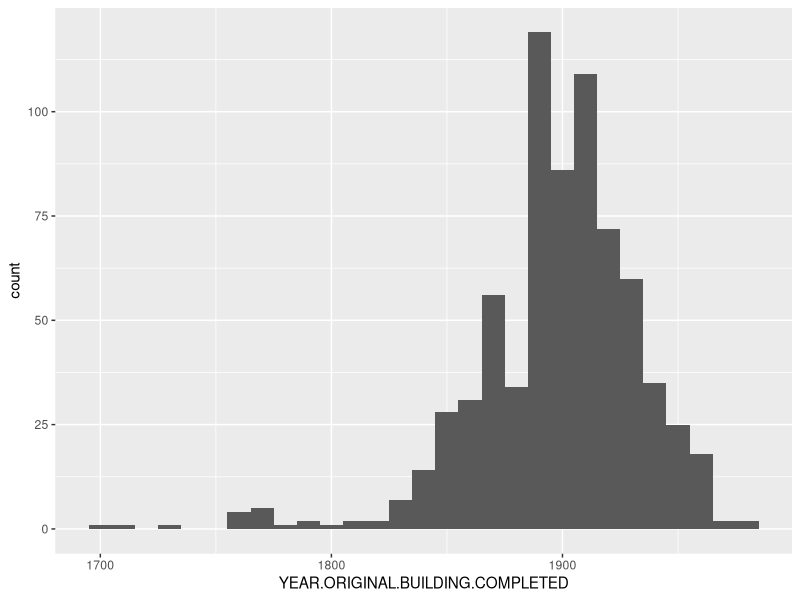
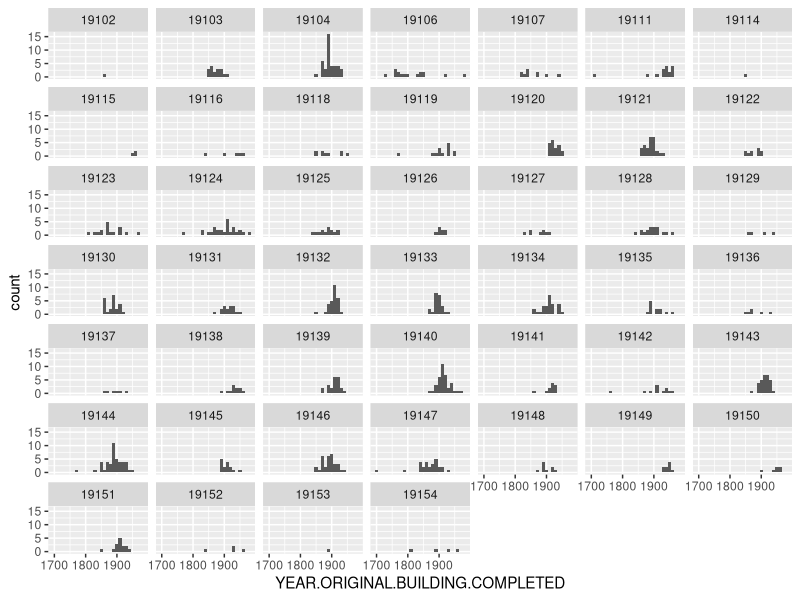
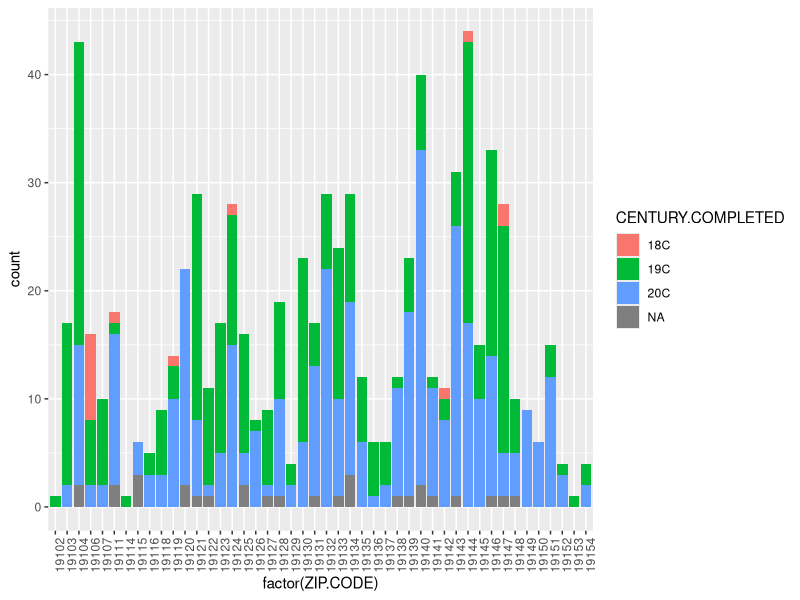
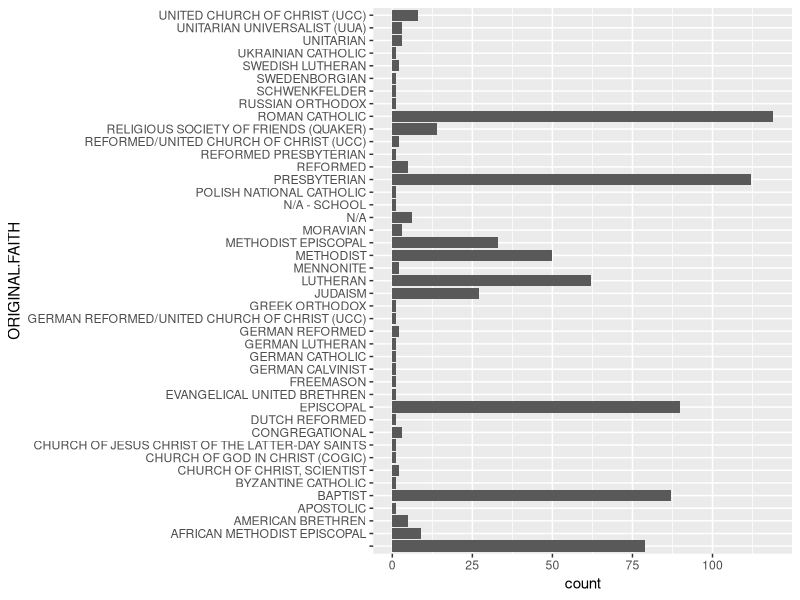
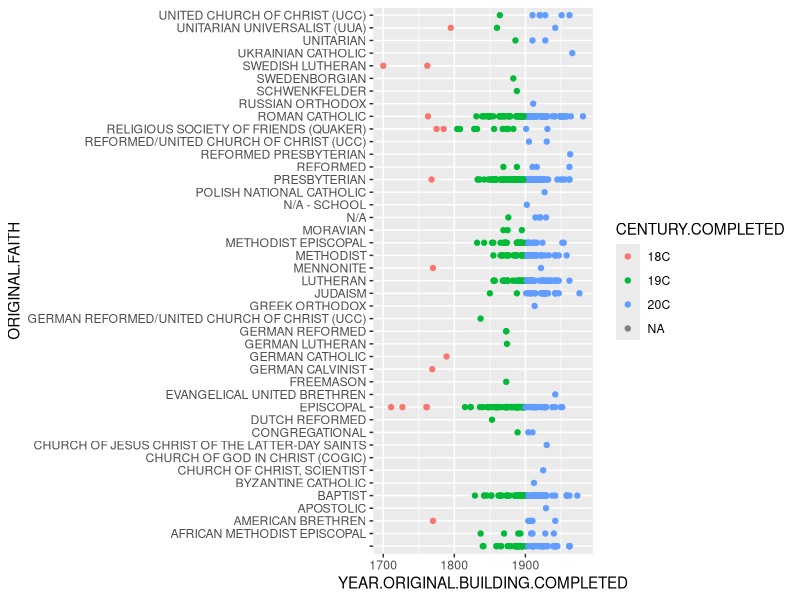
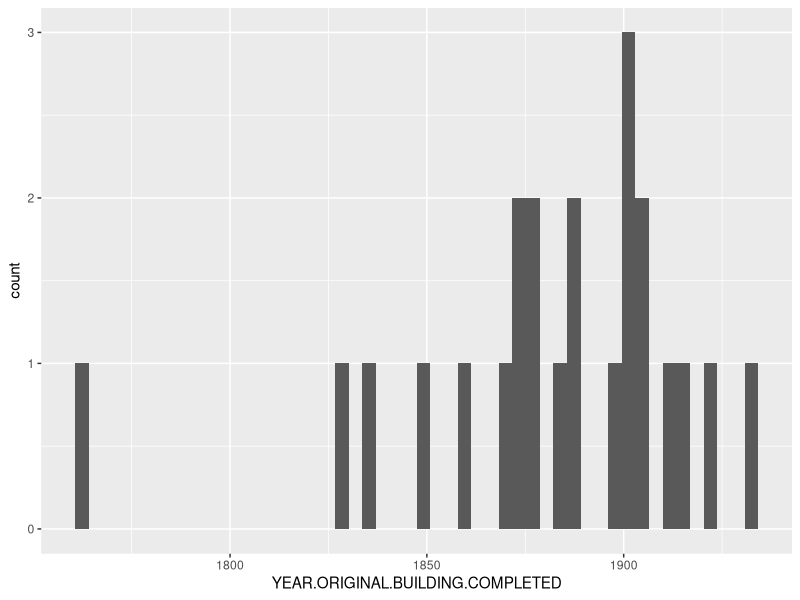
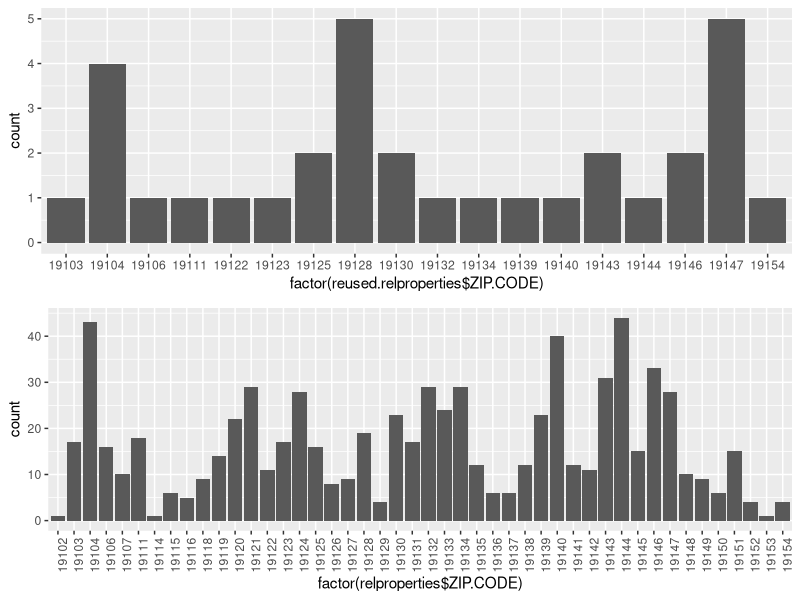
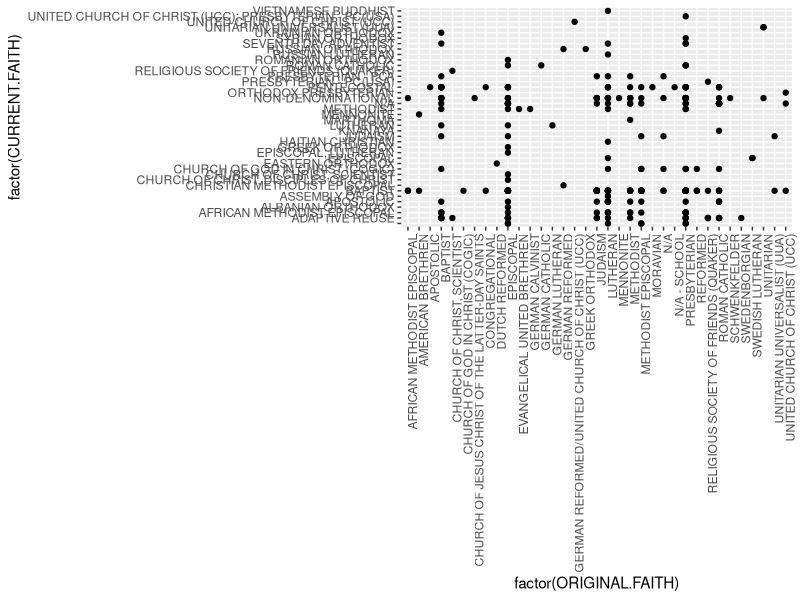

These charts were generated, in order, by the following R code:
## ---- chunk 1
library(dplyr)
library(tidyr)
library(ggplot2)
library(gridExtra)
## ---- chunk 2
properties <- read.csv('ReligiousProperties_coded.csv')
## ---- chunk 3
#adds a century completed column
properties$CENTURY.COMPLETED <- cut(properties$YEAR.ORIGINAL.BUILDING.COMPLETED, 
                                    c(1699, 1799, 1899, 1999))
properties$CENTURY.COMPLETED <- as.character(properties$CENTURY.COMPLETED)

properties$CENTURY.COMPLETED[properties$CENTURY.COMPLETED == 
                               '(1.8e+03,1.9e+03]'] <- '19C'
properties$CENTURY.COMPLETED[properties$CENTURY.COMPLETED == 
                               '(1.9e+03,2e+03]'] <- '20C'
properties$CENTURY.COMPLETED[properties$CENTURY.COMPLETED == 
                               '(1.7e+03,1.8e+03]'] <- '18C'

## ---- chunk 4

#selects only stuff I'm potentially interested in

clean.properties <- subset(properties, select = c('CENTURY.COMPLETED', 'CURRENT.CONGREGATION', 'ZIP.CODE', 'YEAR.ORIGINAL.BUILDING.COMPLETED', 'Phila.Register..District.', 'National.Register..Ind.', 
                                              'National.Register..District.'))

## ---- chunk 5
summary(clean.properties$YEAR.ORIGINAL.BUILDING.COMPLETED)

## ---- chunk 6
# Histogram of buildings completed across all years. 
ggplot(aes(x=YEAR.ORIGINAL.BUILDING.COMPLETED), data=clean.properties) +
  geom_histogram(binwidth=10) 
## ---- chunk 7

#Histogram of buildings completed broken down by zipcode
ggplot(aes(x=YEAR.ORIGINAL.BUILDING.COMPLETED), data=clean.properties) +
  geom_histogram(binwidth=10) +
  facet_wrap(~ZIP.CODE)
## ---- chunk 8
#FIGURE OUT HOW TO HAVE EACH ZIP REPRESENTED BY A BAR
ggplot(aes(x=factor(ZIP.CODE)), 
       data=clean.properties) +
  geom_bar(aes(fill=CENTURY.COMPLETED))  +
  theme(axis.text.x = element_text(angle = 90, hjust = 1))

## ---- chunk 9
relproperties <- subset(properties, select = c('CENTURY.COMPLETED', 'ZIP.CODE', 'YEAR.ORIGINAL.BUILDING.COMPLETED','ORIGINAL.FAITH', 'CURRENT.FAITH'))

#Histogram showing counts of original faiths
ggplot(aes(x=ORIGINAL.FAITH), data=relproperties) +
  geom_histogram(stat='count') +
  coord_flip()
## ---- chunk 10
# scatterplot of faith, location, colored by century
ggplot(aes(x=YEAR.ORIGINAL.BUILDING.COMPLETED, y=ORIGINAL.FAITH), 
       data=relproperties) +
  geom_point(aes(color=CENTURY.COMPLETED))

## ---- chunk 11
count(relproperties, CURRENT.FAITH == 'ADAPTIVE REUSE')

reused.relproperties = subset(relproperties, relproperties$CURRENT.FAITH == 
                                'ADAPTIVE REUSE')
## ---- chunk 12
ggplot(aes(x=YEAR.ORIGINAL.BUILDING.COMPLETED), data=reused.relproperties) +
  geom_histogram(bins=50)
## ---- chunk 13
a1 <- ggplot(aes(x=factor(reused.relproperties$ZIP.CODE)), data=reused.relproperties) +
  geom_histogram(stat='count')

a2 <- ggplot(aes(x=factor(relproperties$ZIP.CODE)), data=relproperties) + 
  geom_histogram(stat='count') +
    theme(axis.text.x = element_text(angle = 90, hjust = 1))


grid.arrange(a1, a2, ncol=1)
## ---- chunk 14
change.properties <- subset(properties, properties$CHANGE.IN.FAITH.DENOMINATION 
                            == 'YES')
change.properties <- subset(change.properties, select = c('CENTURY.COMPLETED', 
  'ZIP.CODE', 'YEAR.ORIGINAL.BUILDING.COMPLETED','ORIGINAL.FAITH', 
  'CURRENT.FAITH'))
## ---- chunk 15
ggplot(aes(x=factor(ORIGINAL.FAITH), y=factor(CURRENT.FAITH)), 
           data=change.properties) + 
         geom_point() +
      theme(axis.text.x = element_text(angle = 90, hjust = 1))

